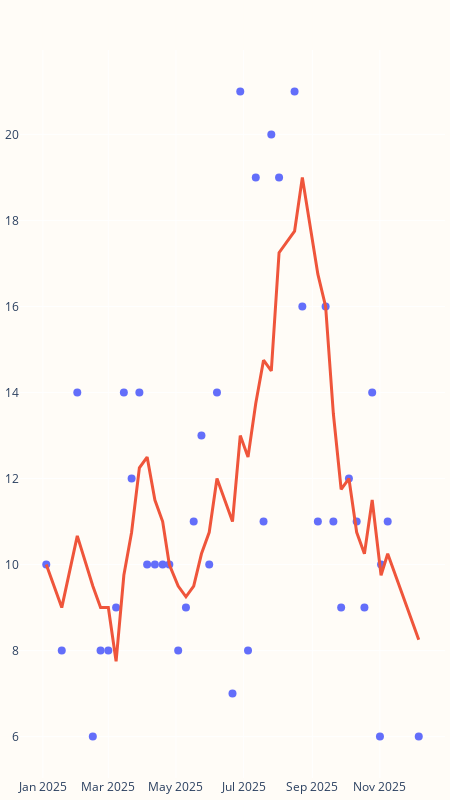

The cell this chart's notebook holds for it:
### Code cell
fig_rolling_avg.update_layout(
    width=450,
    height=800,
    margin=dict(l=5, r=5, t=50, b=5),  # left, right, top, bottom margins
    yaxis=dict(title=None),
    plot_bgcolor='#fffcf7',
    paper_bgcolor='#fffcf7',
    showlegend=False
)
fig_rolling_avg.show()
